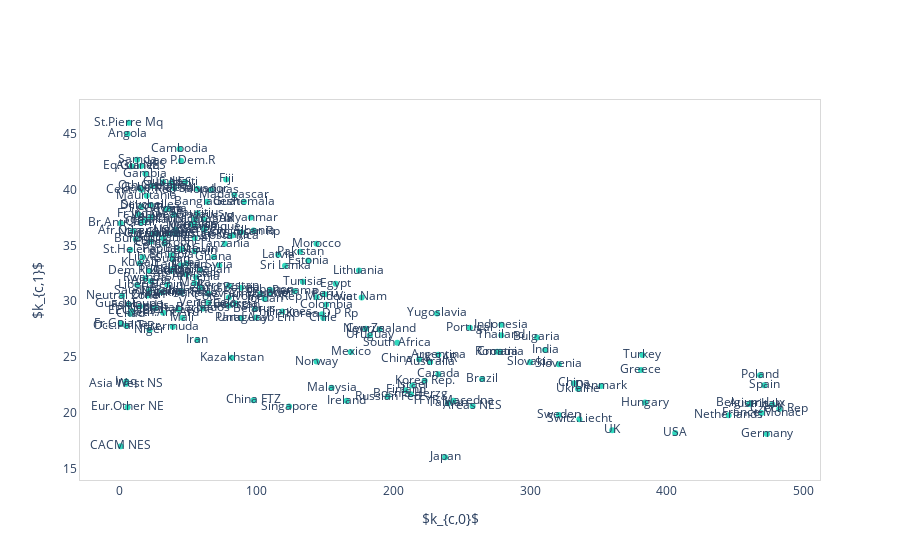

The code cell stored with this chart in its notebook:
### Markdown cell above
# phase plot

### Code cell
country_list = ['Estonia',
 'France,Monac',
 'Germany',
 'Greece',
 'Honduras']

country_list = list(mcp.exporter.unique())
country_list.remove("World")


kdf = pd.DataFrame({'country_name': country_list,
                    'kc0': list(map(lambda x: k[x][0],country_list)),
                   'kc1': list(map(lambda x: k[x][1],country_list))})

layout = dict(plot_bgcolor='white', xaxis=dict(title='$k_{c,0}$', linecolor='#d9d9d9', mirror=True),
              yaxis=dict(title='$k_{c,1}$', linecolor='#d9d9d9', mirror=True))

data = go.Scatter(x=kdf['kc0'],
                  y=kdf['kc1'],
                  text=kdf['country_name'],
                  mode='markers+text',
                  marker=dict(color='rgba(48, 217, 189, 1)'),
                  name='citations')

fig = go.Figure(data=data, layout=layout)

fig.show()

### Figure 1 — Plotly figure (JSON) as saved in the notebook; plotly's stock layout.template omitted (floating-point values rounded to 4 significant figures; data arrays with more than 128 entries replaced by an {"elided": "..."} marker saying what was removed)
{"data": [{"marker": {"color": "rgba(48, 217, 189, 1)"}, "mode": "markers+text", "name": "citations", "text": {"elided": "188 str values"}, "type": "scatter", "x": {"elided": "188 int values"}, "y": {"elided": "188 float values"}}], "layout": {"plot_bgcolor": "white", "xaxis": {"linecolor": "#d9d9d9", "mirror": true, "title": {"text": "$k_{c,0}$"}}, "yaxis": {"linecolor": "#d9d9d9", "mirror": true, "title": {"text": "$k_{c,1}$"}}}}
